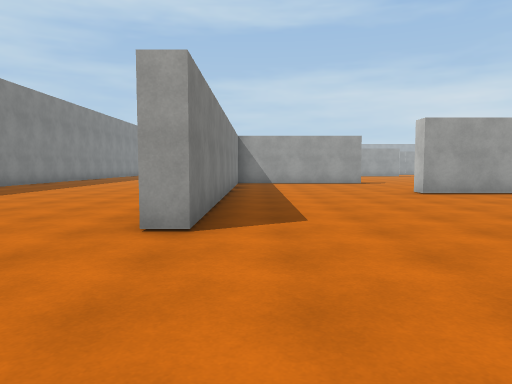
View 1 (above)

24 first-person views from a walk through a scene from a Unity 3-D project. The camera is 1.3 m above the floor, tilts 4° down and sees 70° across. The floor is counted in squares, 2 m on a side. Each view is taken from the middle of a square. On the plan, view 1 faces up. The plan holds only what a view shows up to about 11 squares ahead; the rest is blank. The place goes on beyond the plan. Surface patterns are stand-ins for the level's own textures.

View 2
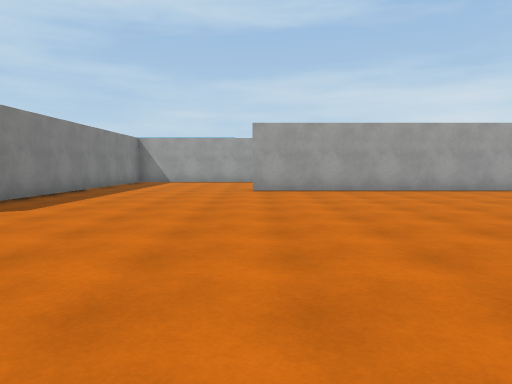

View 3
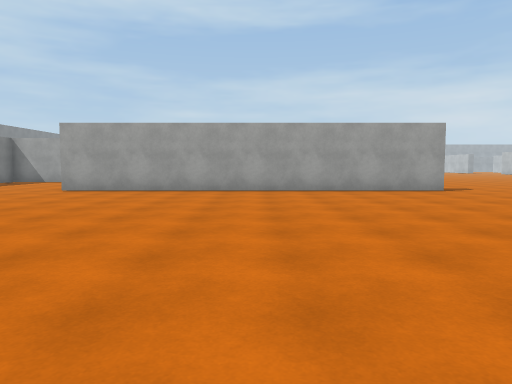

View 4
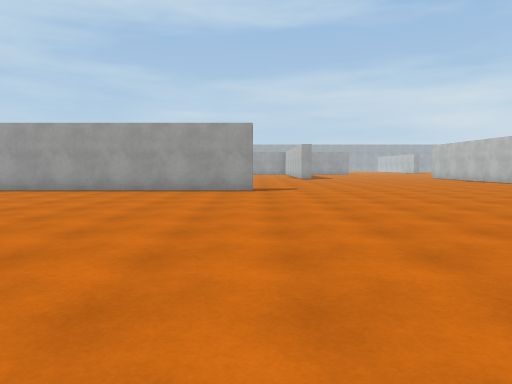

View 5
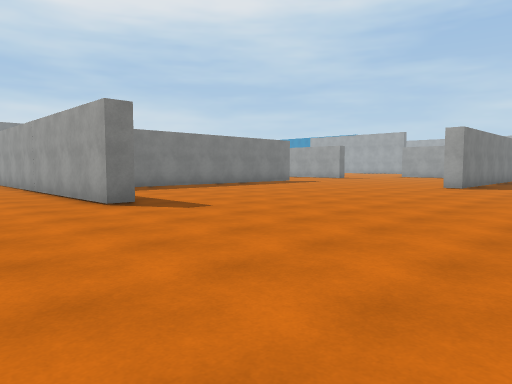

View 6
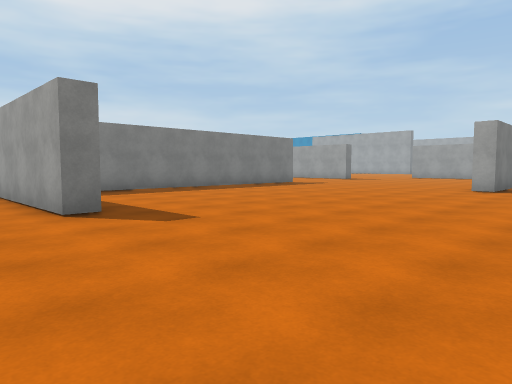

View 7
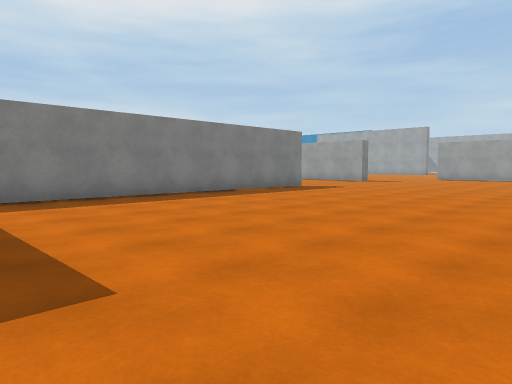

View 8
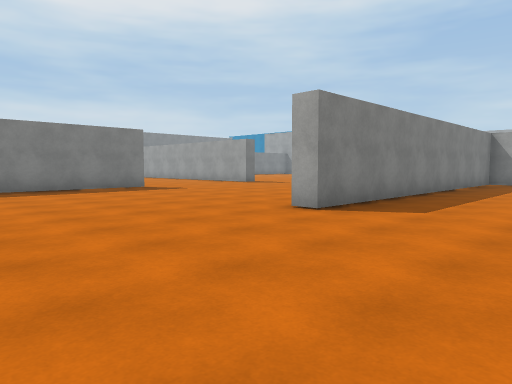

View 9
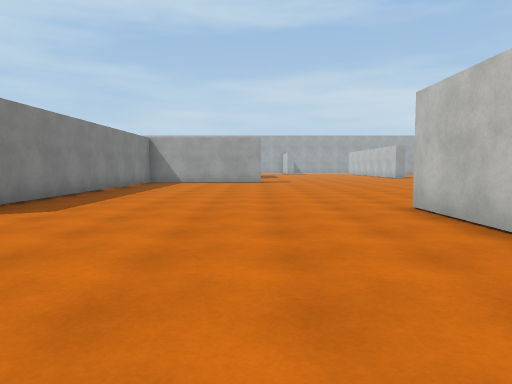

View 10
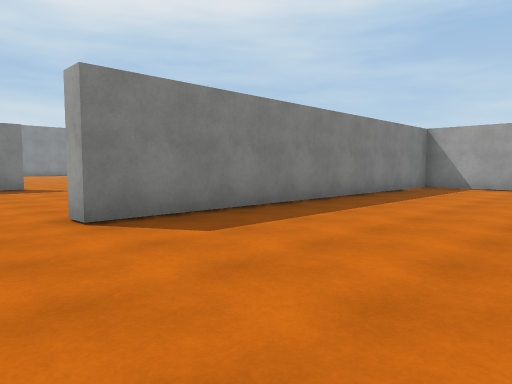

View 11
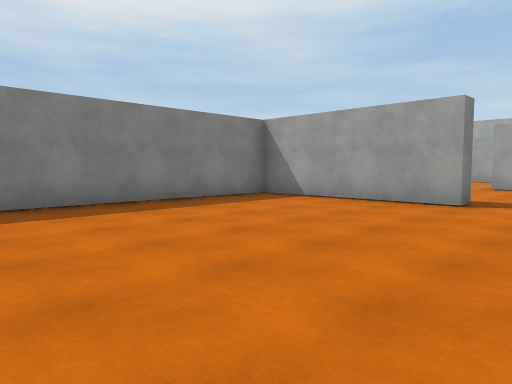

View 12
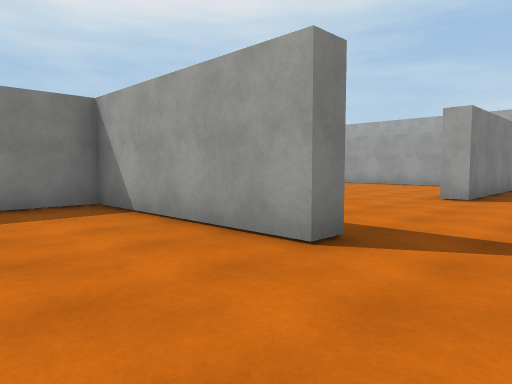

View 13
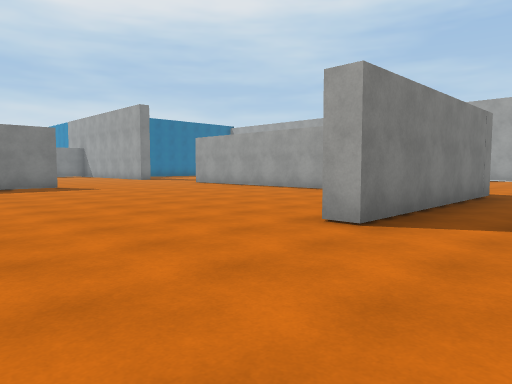

View 14
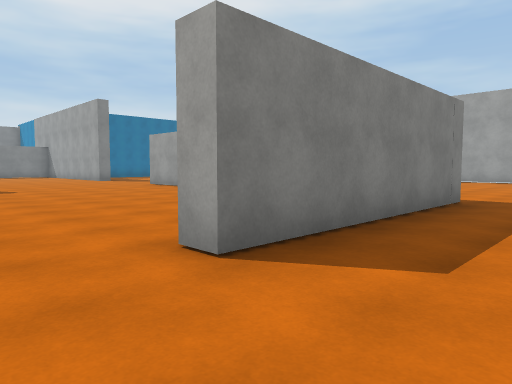

View 15
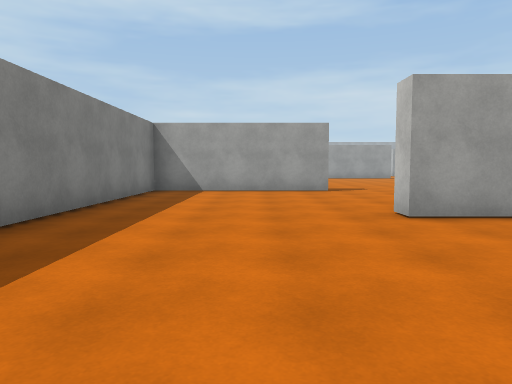

View 16
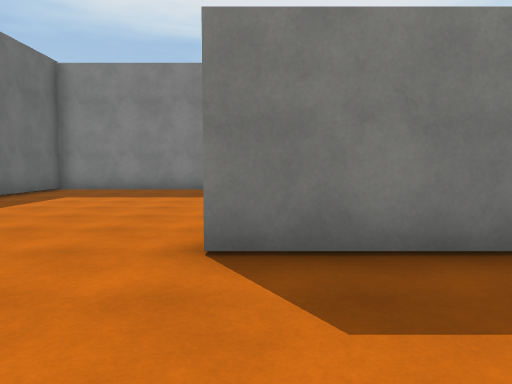

View 17
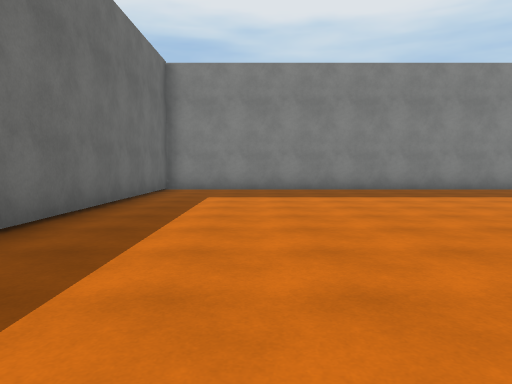

View 18
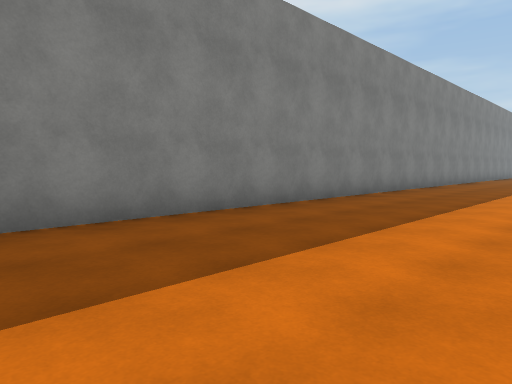

View 19
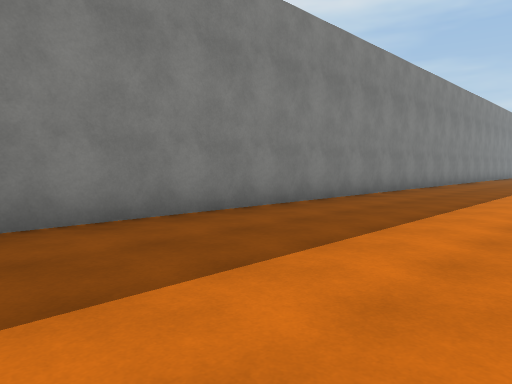

View 20
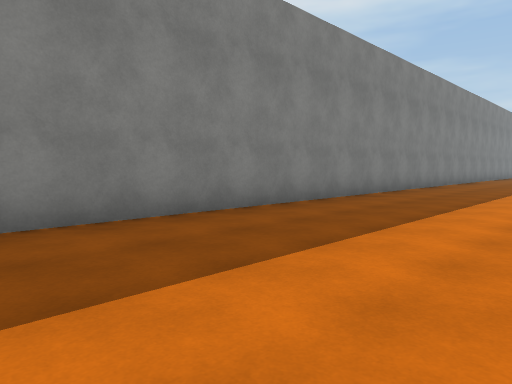

View 21
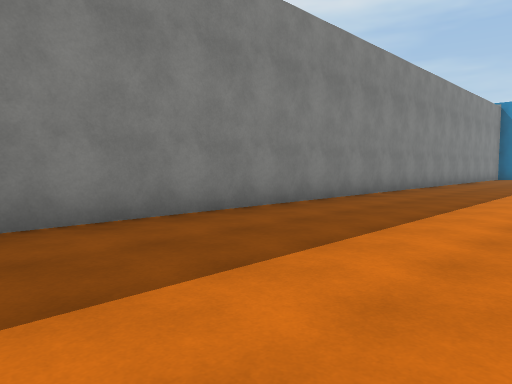

View 22
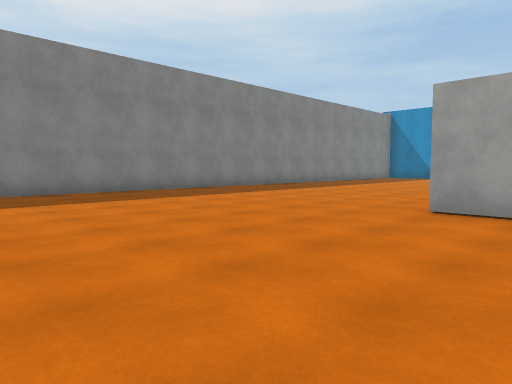

View 23
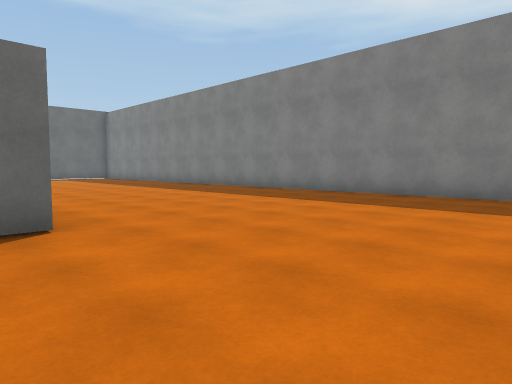

View 24
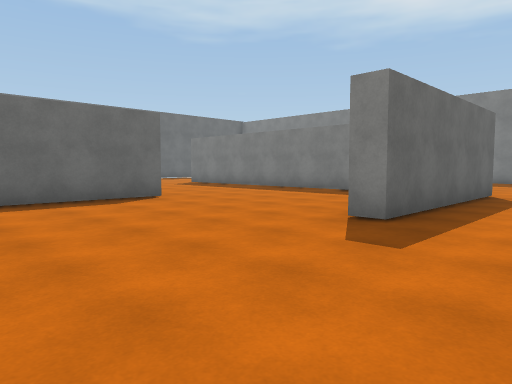

### Floor plan
Points are (right, up) in squares from view 1. A wall is a line through its corners. A room is listed if a view was taken in it or the views show most of it. See-through windows are left out.
Room 1 (views 1, 2, 3, 4, 5, 6, 7, 8, 9, 10, 11, 12, 15, 16, 17, 18, 19, 20, 21, 22, 23, 24)
walls: (9.6, 18.6) (9.6, 10.2); (-1.1, 14.1) (3.9, 14.1) (3.9, 13.6) (-0.7, 13.6) (-0.7, 3.6) (-1.2, 3.6); (13.9, 9.1) (13.9, 8.6) (3.9, 8.6) (3.9, 9.1) (6.9, 9.1); (0.1, 23.3) (-1, 23.3); (21.2, 28) (21.2, 27.5) (16.8, 27.5) (16.8, 17.5) (16.2, 17.5); (-8.2, 28.4) (-8.2, -1.5) (-1.5, -1.5)
ways out: opening at (-1.7, 26) to room 2; opening at (22.5, 28) to room 2
Room 2 (views 13, 14)
walls: (11.3, 32.5) (11.3, 31); (17.1, 37.6) (16, 37.6); (21, 38.1) (21, 32.6) (20.4, 32.6)
ways out: opening at (-1.7, 26) to room 1; opening at (22.5, 28) to room 1

Where each view was taken, in squares from view 1:
view 1: 0 up, 0 right, facing up
view 2: 1 down, 4 right, facing up
view 3: 1 down, 9 right, facing up
view 4: 1 down, 14 right, facing up
view 5: 6 up, 20 right, facing up-left
view 6: 7 up, 19 right, facing up-left
view 7: 9 up, 17 right, facing up-left
view 8: 13 up, 20 right, facing up-left
view 9: 13 up, 21 right, facing up
view 10: 16 up, 21 right, facing up-left
view 11: 21 up, 23 right, facing up-left
view 12: 25 up, 23 right, facing up-left
view 13: 29 up, 23 right, facing up-left
view 14: 31 up, 23 right, facing up-left
view 15: 4 up, 2 right, facing up
view 16: 4 up, 2 right, facing left
view 17: 1 up, 2 right, facing left
view 18: 2 up, 4 left, facing up-left
view 19: 8 up, 4 left, facing up-left
view 20: 13 up, 4 left, facing up-left
view 21: 17 up, 4 left, facing up-left
view 22: 18 up, 1 right, facing up-left
view 23: 18 up, 0 right, facing down-left
view 24: 16 up, 8 right, facing down-left
